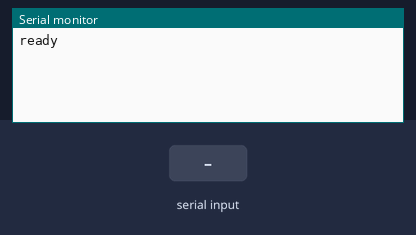
The sketch below on a simulated Arduino Uno, built with avr-gcc and run on an emulated ATmega328P. Parts: the last lines printed to the serial monitor. Inputs (shaded band) come from the test bench.

Above: at 1.2 s.
1.3 s: byte 30 received over Serial
At 1.6 s:
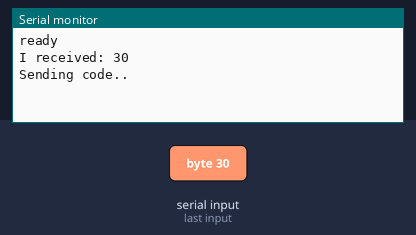
2.8 s: byte 90 received over Serial
At 3.4 s:
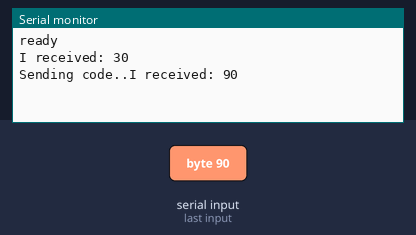
4.3 s: byte 120 received over Serial
At 5.7 s:
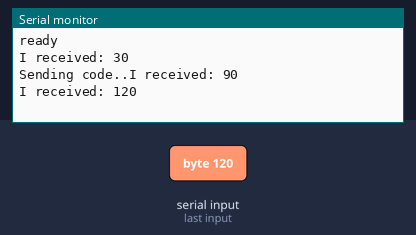

Measured:
- after the input at 1.3 s, the serial monitor: prints a new line at once (image 1)
- after the input at 2.8 s, the serial monitor: prints a new line at once (image 2)
- after the input at 4.3 s, the serial monitor: prints a new line at once (image 3)

The sketch:

arduino-ir-remote.ino
```cpp
#include <IRremote.h>

IRsend irsend;
int incomingByte = 0;

int codeArray[26]={
    0x0, //bogus code
    0x100C, // power button
    0x1086, // audio in
    0x1039, // coax
    0x1038, // aux
    0x106C, // optical
    0x1069, // BT
    0x1087, // arc
    0x107E, // usb

    0x1016, // bass up
    0x1017, // bass down

    0x105A, // previous
    0x102C, // play/pause
    0x105B, // next
    0x1010, // volume up
    0x1011, // vol down
    0x100D, // mute
    0x1018, // treble up
    0x1019, // treble down
    0x1051, // sound (effect)
    0x1050, // surround off
    0x1052, // surround on
    0x10FA, // audiosync minus
    0x10FB, // audiosync plus
    0x10E9, // dim
    0x10DC, // night mode
  };

void setup() {
  Serial.begin(9600);
  Serial.write("ready\n");
}

void loop() {
  if (Serial.available() > 0) {
    incomingByte = Serial.read();

    Serial.print("I received: ");
    Serial.println(incomingByte, DEC);

    /*
      1 = 100C = power button
      2 = 1086 = audio in
      3 = 1039 = coax
      4 = 1038 = aux
      5 = 106C = optical
      6 = 1069 = BT
      7 = 1087 = arc
      8 = 107E = usb

      9 = 1016 = bass up
     10 = 1017 = bass down

     11 = 105A = previous
     12 = 102C = play/pause
     13 = 105B = next
     14 = 1010 = volume up
     15 = 1011 = vol down
     16 = 100D = mute
     17 = 1018 = treble up
     18 = 1019 = treble down
     19 = 1051 = sound (effect)
     20 = 1050 = surround off
     21 = 1052 = surround on
     22 = 10FA = audiosync minus
     23 = 10FB = audiosync plus
     24 = 10E9 = dim
     25 = 10DC = night mode
     */

    int sendCode = 0;
/*
    switch (incomingByte) {
      case 1:
        sendCode = 0x100C;
        break;
      case 2:
        sendCode = 0x1086;
        break;
      case 3:
        sendCode = 0x1039;
        break;
      case 4:
        sendCode = 0x1038;
        break;
      case 5:
        sendCode = 0x106C;
        break;
      case 6:
        sendCode = 0x1069;
        break;
      case 7:
        sendCode = 0x1087;
        break;
      case 8:
        sendCode = 0x107E;
        break;
      case 9:
        sendCode = 0x1016;
        break;
      case 10:
        sendCode = 0x1017;
        break;
      default:
        sendCode = 0;
        break;
    }*/

    if (incomingByte < sizeof(codeArray))
    {
      sendCode = codeArray[incomingByte];
    }

    //if there are issues then every other code must be += 0x10000

    if (sendCode != 0)
    {
      Serial.print("Sending code..");
      for (int i = 0; i < 3; i++)
      {
        irsend.sendRC6(sendCode, 20);
        delay(40);
      }
    }

  }
}
```
